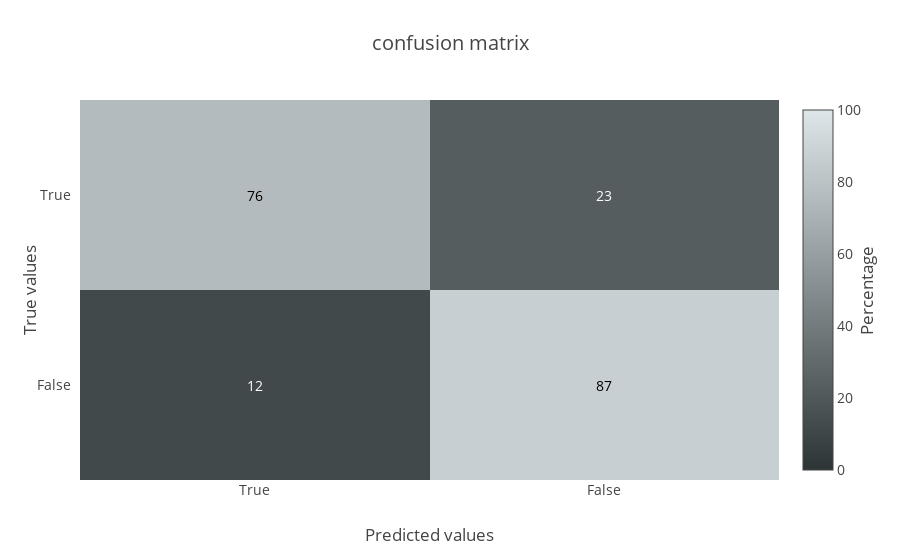

The notebook cell saved with this chart:
### Markdown cell above
### 6.a. Confusion matrix

### Code cell
m = plot_confusion_matrix(y_true=y_test, y_pred=y_pred)
py.iplot(m, filename='fatigue/confusion_matrix_test')

### Figure 1 — Plotly figure (JSON) as saved in the notebook; plotly's stock layout.template omitted (floating-point values rounded to 4 significant figures)
{"data": [{"colorbar": {"title": "Percentage", "titleside": "right"}, "colorscale": [[0, "#2d3436"], [1, "#dfe6e9"]], "showscale": true, "type": "heatmap", "x": ["True", "False"], "y": ["True", "False"], "z": [[76, 23], [12, 87]], "zmax": 100, "zmin": 0}], "layout": {"annotations": [{"font": {"color": "#000000"}, "showarrow": false, "text": "76", "x": "True", "xref": "x1", "y": "True", "yref": "y1"}, {"font": {"color": "#FFFFFF"}, "showarrow": false, "text": "23", "x": "False", "xref": "x1", "y": "True", "yref": "y1"}, {"font": {"color": "#FFFFFF"}, "showarrow": false, "text": "12", "x": "True", "xref": "x1", "y": "False", "yref": "y1"}, {"font": {"color": "#000000"}, "showarrow": false, "text": "87", "x": "False", "xref": "x1", "y": "False", "yref": "y1"}], "font": {"size": 14}, "hovermode": "closest", "title": "confusion matrix", "xaxis": {"dtick": 1, "gridcolor": "rgb(0, 0, 0)", "side": "bottom", "ticks": "", "title": "Predicted values"}, "yaxis": {"autorange": "reversed", "dtick": 1, "ticks": "", "ticksuffix": "  ", "title": "True values"}}}
